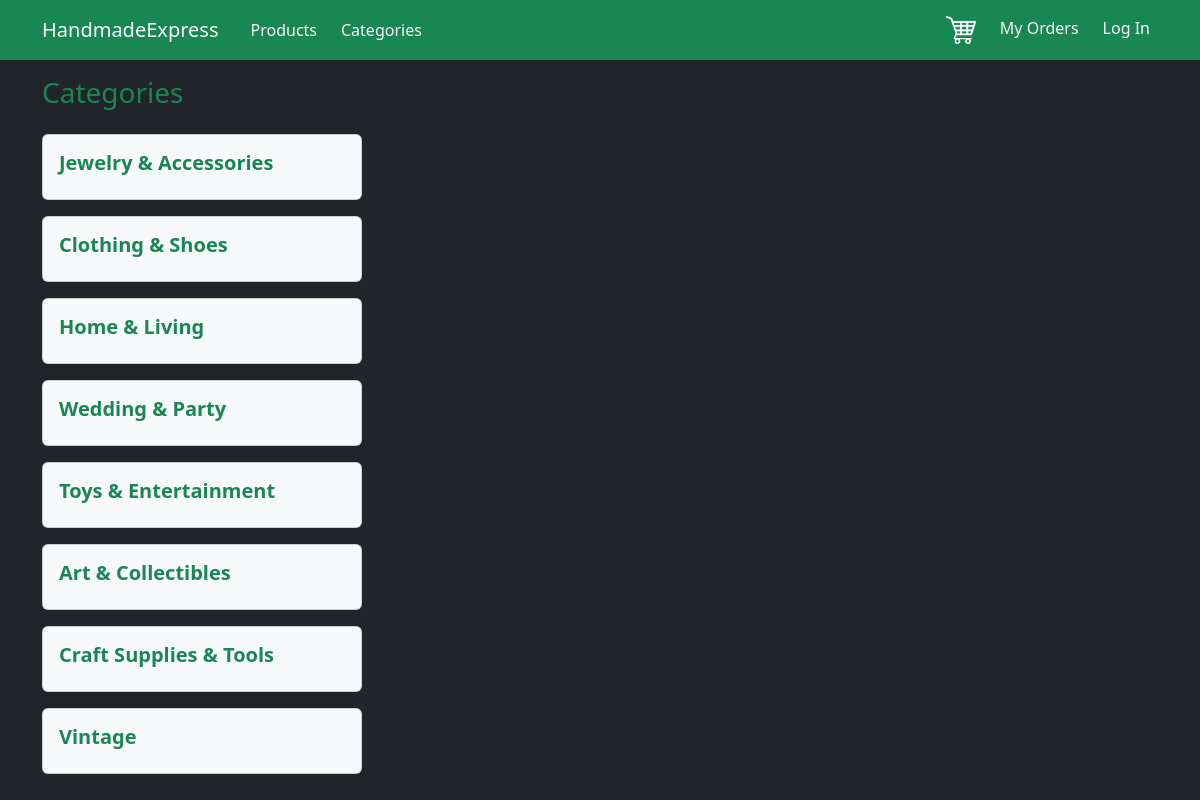
Page /categories/ on the committed database.
### ShopApp/models.py (models this page shows, shortened)
class Category(models.Model):
    name = models.CharField(max_length=200)
    slug = models.SlugField(max_length=200, unique=True)
    class Meta:  # New, 1
        verbose_name_plural = 'Categories'

### ShopApp/views.py (the view)
# urls.py: path('categories/', views.categories, name='categories'),
def categories(request):
    return render(request, 'ShopApp/categories.html', {
        "categories": Category.objects.all()
    })

### ShopApp/templates/ShopApp/categories.html (shortened to what this page needs)
{% extends 'base.html' %}
{% block content %}
    <section>
        <h3 class="text-success">Categories</h3>
        <div class="mt-4 d-flex flex-column">
            {% for category in categories %}
                {% include "ShopApp/includes/category.html" %}
            {% endfor %}
        </div>
    </section>
{% endblock %}

### ShopApp/templates/ShopApp/includes/category.html
<div class="card bg-light me-3 mb-3" style="width: 20rem;">
    <a class="text-decoration-none text-success" href="{% url "category_list" category.slug %}">
        <div class="card-body">
            <div>
                <h5 class="fw-bold card-title text-nowrap">{{ category.name }}</h5>
            </div>
        </div>
    </a>
</div>

### rows in the picture
Category: name "Jewelry & Accessories"
Category: name "Clothing & Shoes"
Category: name "Home & Living"
Category: name "Wedding & Party"
Category: name "Toys & Entertainment"
Category: name "Art & Collectibles"
Category: name "Craft Supplies & Tools"
Category: name "Vintage"
